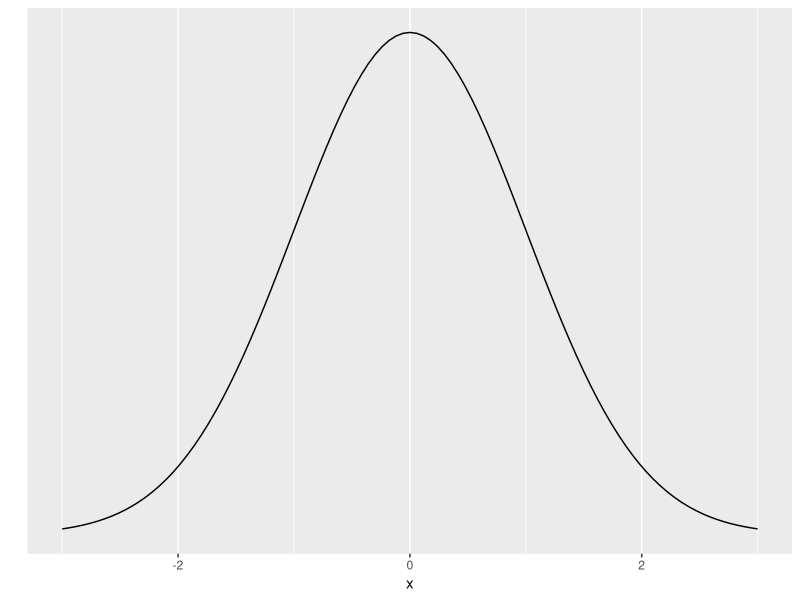

Reproduce this figure in R.
## ---- chunk 1

## ---- chunk 2
library(tidyverse)
options(scipen = 999)
## ---- chunk 3
dnorm(x = -1.96, mean = 0, sd = 1)
pnorm(q = -1.96, mean = 0, sd = 1)
qnorm(p = 0.0249979, mean = 0, sd = 1, lower.tail = TRUE)
rnorm(n = 3, mean = 0, sd = 1)
## ---- chunk 4
ggplot(data = data.frame(x = c(-3, 3)), 
       aes(x)) +
  stat_function(fun = dnorm, 
                n = 101, 
                args =list(mean = 0, sd = 1)) +
  ylab("") +
  scale_y_continuous(breaks = NULL)
## ---- chunk 5
runif(1)
## ---- chunk 6
set.seed(92697)
runif(1)
## ---- chunk 7

count <- 0

while(count < 10) {
  count <- count + 1 
  print(count)
}

## ---- chunk 8

count <- 0

while(count < 10) {
  print(count)
  count <- count + 1 
}

## ---- chunk 9

count <- 0

while(count < 10) {
  if(count < 5){
    print(paste(count, "small number"))
  }
  count <- count + 1 
}

## ---- chunk 10

count <- 0

while(count < 10) {
  if(count %% 2 == 0){
    print(paste(count, "even number"))
  }
  count <- count + 1 
}

## ---- chunk 11

count <- 0

while(count < 10) {
  if(count %% 2 == 0){
    print(paste(count, "even number"))
  } else {
    print(paste(count, "odd number"))
  }
  count <- count + 1 
}

## ---- chunk 12
for (i in 1:10){
  print(i)
}
## ---- chunk 13

sample_size <- c(30, 60, 100)
for (i in 1:3){
  print(sample_size[i])
}
## ---- chunk 14

sample_size <- c(30, 60, 100)
for (i in 1:length(sample_size)){
  print(sample_size[i])
}
## ---- chunk 15
some_matrix <- matrix(C <- (1:30), nrow = 5, ncol = 6)
some_matrix
apply(some_matrix, 1, sum) # adding rows
apply(some_matrix, 2, sum) # adding columns

## ---- chunk 16
sapply(c(0, 1, 2), exp)

## ---- chunk 17
lapply(c(0, 1, 2), exp)

## ---- chunk 18
sapply(c(0, 1, 2), exp)

## ---- chunk 19
lapply(c(0, 1, 2), exp) %>% 
  unlist()

